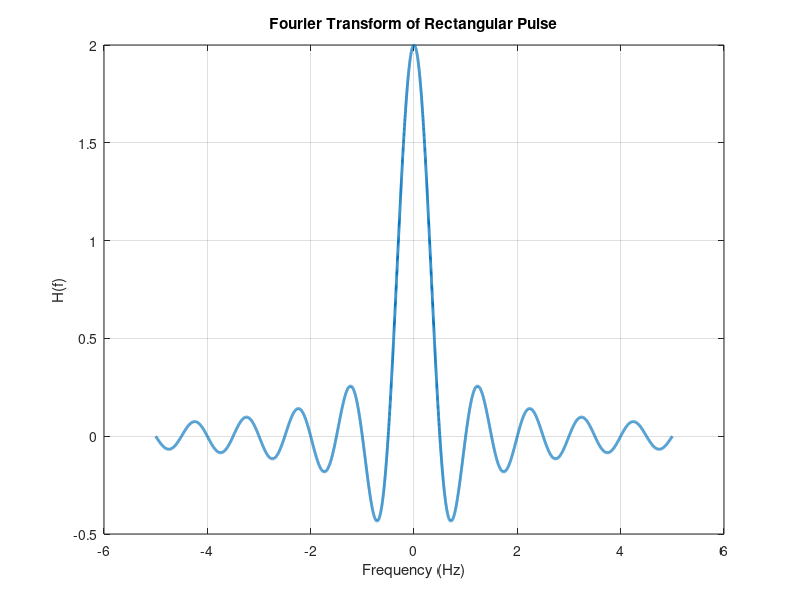

MATLAB code for this plot:
clc;
clear;
close all;

% Parameters
A = 1;          % Amplitude of pulse
T = 1;          % Half duration of pulse
f = -5:0.001:5; % Frequency range

% Fourier Transform of rectangular pulse
% H(f) = 2*A*T*sinc(2*f*T)
H = 2*A*T * sinc(2*f*T);

% Plot
figure;
plot(f, H, 'LineWidth', 2);
grid on;
xlabel('Frequency (Hz)');
ylabel('H(f)');
title('Fourier Transform of Rectangular Pulse');
